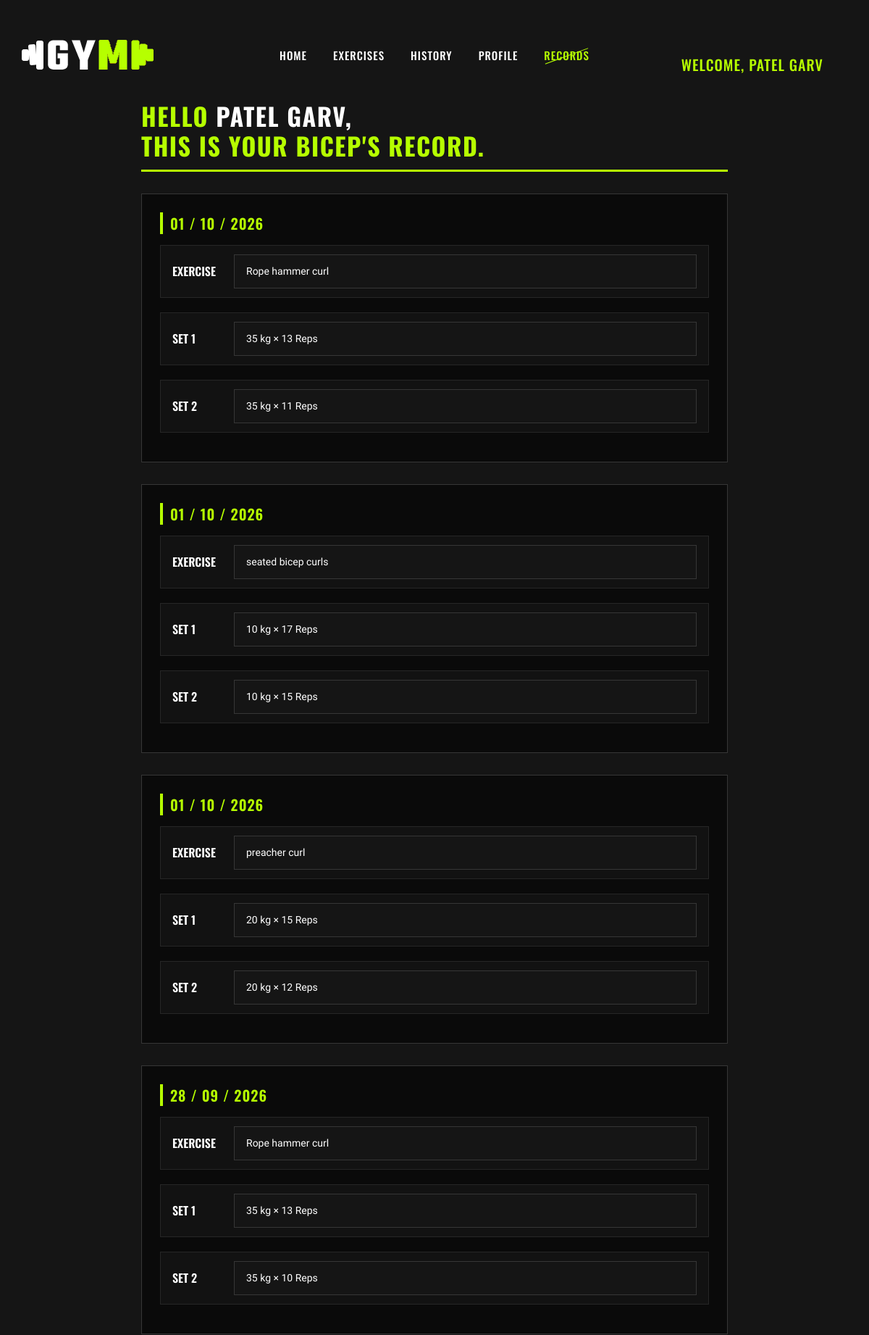
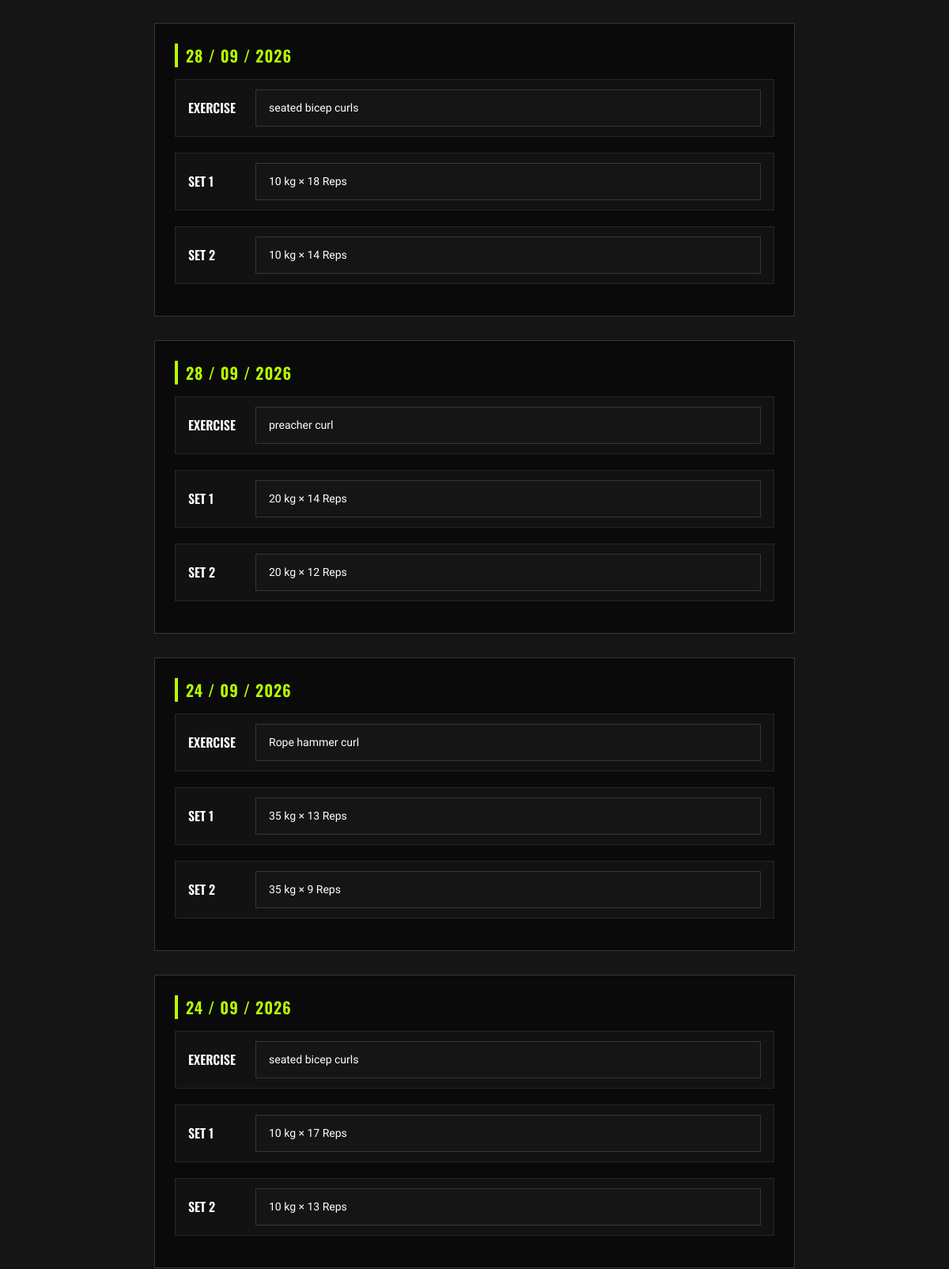
Screenshot of /Biceps/ (signed in, upper part) with the database file from the repository (2 pictures, top to bottom).
### Gym/models.py (models this page shows)
class User(models.Model):
    username = models.CharField(unique=True, max_length=30)
    phone_number = models.CharField(max_length=10)
    email = models.EmailField(max_length=50)
    password = models.CharField(max_length=20)
    joined_date = models.DateField()
    img = models.ImageField()

class Biceps(models.Model):
    username = models.CharField(max_length=30)
    exercise = models.CharField(max_length=20)
    date = models.DateField()
    day = models.CharField(max_length=15)
    set_1 = models.CharField(max_length=20, default=0)
    set_2 = models.CharField(max_length=20, default=0)

### Gym/views.py (the view)
# urls.py: path('Biceps/', views.Biceps_, name="Biceps"),
def Biceps_(request):
    user_id = get_user_id(request)
    try:
        user = User.objects.get(id=user_id)
        print("\033[38;2;182;255;0m" + f"{user.username} Just See Biceps Records" + "\033[0m")
    except User.DoesNotExist:
        return render(request, "index.html", {"error": "User not found"})
    Biceps_Data = Biceps.objects.filter(username = user.username).order_by('-date', '-id')
    context = {
        "records": Biceps_Data,
        "User": user
    }
    return render(request, "Biceps.html", context)

### Gym/views.py (called while the page is built)
def get_user_id(request):
    user_id = request.session.get('user_id')
    return user_id

### Gym/templates/Biceps.html (shortened to what this page needs)
<!DOCTYPE html>
<html lang="en">
<head>
    <link rel="stylesheet" href="/static/css/bootstrap.min.css" type="text/css">
    <link rel="stylesheet" href="/static/css/font-awesome.min.css" type="text/css">
    <link rel="stylesheet" href="/static/css/flaticon.css" type="text/css">
    <link rel="stylesheet" href="/static/css/owl.carousel.min.css" type="text/css">
    <link rel="stylesheet" href="/static/css/barfiller.css" type="text/css">
    <link rel="stylesheet" href="/static/css/magnific-popup.css" type="text/css">
    <link rel="stylesheet" href="/static/css/slicknav.min.css" type="text/css">
    <link rel="stylesheet" href="/static/css/style.css" type="text/css">
</head>
<body>
    <header class="header-section">
        <div class="container-fluid">
            <div class="row">
                <div class="col-lg-3">
                    <div class="logo">
                        <a href="/index/">
                            <img src="/static/img/logo.png" alt="">
                        </a>
                    </div>
                </div>
                <div class="col-lg-6">
                    <nav class="nav-menu">
                        <ul>
                            <li><a href="/index/">Home</a></li>
                            <li><a href="/exercises/">exercises</a></li>
                            <li><a href="/history/">history</a></li>
                            {% if error %}
                            <li><a href="/signup/">Sign up</a></li>
                            <li><a href="/login/">Sign in</a></li>
                            {% else %}
                            <li><a href="/profile/">Profile</a></li>
                            {% endif %}
                            <li class="active"><a href="#">Records</a>
                            </li>
                        </ul>
                    </nav>
                </div>
                <div class="col-lg-3">
                    <div class="top-option">
                        <div class="nav-menu">
                            {% if error %}
                            <a href="#"></a>
                            {% else %}
                            <ul>
                                <li><a href="#" style="color: #b6ff00; font-size: 20px; margin-bottom: 100px;">Welcome,
                                        {{ User.username }}</a></li>
                            </ul>
                            {% endif %}
                        </div>
                    </div>
                </div>
            </div>
        </div>
    </header>
    <div class="workout">
        <h1>Hello <span>{{ User.username }},</span><br>This is your bicep's Record.</h1>
        {% for exercise in records %}
        <div>
            <div id="exercisesContainer">
                <div class="exercise">
                    <div class="exercise-title">
                        {{ exercise.date|date:'d / m / Y' }}
                    </div>
                    <div class="sets">
                        <div class="set">
                            <strong>
                                Exercise
                            </strong>
                            <input readonly class="weight" value="{{ exercise.exercise }}">
                        </div>
                    </div>
                    <div class="sets">
                        <div class="set">
                            <strong>
                                Set 1
                            </strong>
                            <input class="weight" readonly value="{{ exercise.set_1     }}">
                        </div>
                    </div>
                    <div class="sets">
                        <div class="set">
                            <strong>
                                Set 2
                            </strong>
                            <input class="weight" readonly value="{{ exercise.set_2 }}">
                        </div>
                    </div>
                </div>
            </div>
            {% empty %}
            <p>No records found.</p>
            {% endfor %}
        </div>
    </div>
</body>
</html>

### Gym/static/css/barfiller.css (style rules this page uses)
body { font-family: Arial; }

### Gym/static/css/style.css (style rules this page uses)
html, body { height: 100%; font-family: "Muli", sans-serif; -webkit-font-smoothing: antialiased; font-smoothing: antialiased; }
h1, h2, h3, h4, h5, h6 { margin: 0; color: #111111; font-weight: 400; font-family: "Oswald", sans-serif; }
h1 { font-size: 70px; }
img { max-width: 100%; }
ul, ol { padding: 0; margin: 0; }
.header-section { position: absolute; left: 0; top: 0; width: 100%; padding: 0 15px; padding-top: 55px; z-index: 99; }
.logo a { display: inline-block; }
.nav-menu { text-align: center; }
.nav-menu ul li { list-style: none; display: inline-block; margin-right: 32px; position: relative; z-index: 1; }
.nav-menu ul li:last-child { margin-right: 0; }
.nav-menu ul li.active>a { color: #B6FF00; }
.nav-menu ul li.active>a:after { opacity: 1; }
.nav-menu ul li a { color: #ffffff; display: block; font-size: 15px; font-weight: 500; text-transform: uppercase; letter-spacing: 1px; font-family: "Oswald", sans-serif; padding: 10px 0px; position: relative; -webkit-transition: all 0.3s; -o-transition: all 0.3s; transition: all 0.3s; }
.nav-menu ul li a:after { position: absolute; left: 0; top: 22px; height: 1px; width: 100%; background: #b6ff00; content: ""; -webkit-transform: rotate(-20deg); -ms-transform: rotate(-20deg); transform: rotate(-20deg); opacity: 0; -webkit-transition: all 0.3s; -o-transition: all 0.3s; transition: all 0.3s; }
.top-option { text-align: right; padding: 9px 0; }

### Gym/templates/Biceps.html (style rules this page uses)
body { background-color: #151515; color: #c4c4c4; font-family: "Muli", sans-serif; }
.workout { padding-top: 140px; padding-bottom: 80px; max-width: 850px; margin: 0 auto; padding-left: 20px; padding-right: 20px; box-sizing: border-box; }
.workout h1 { font-family: "Oswald", sans-serif; font-size: 34px; font-weight: 700; color: #b6ff00; text-transform: uppercase; letter-spacing: 1.5px; margin-bottom: 30px; padding-bottom: 12px; border-bottom: 3px solid #b6ff00; }
.workout h1 span { color: #ffffff; }
.exercise { background-color: #0a0a0a; border: 1px solid #363636; padding: 25px 25px 20px 25px; margin-bottom: 30px; position: relative; transition: border-color 0.3s ease; }
.exercise-title { font-family: "Oswald", sans-serif; font-size: 20px; font-weight: 600; color: #b6ff00; text-transform: uppercase; letter-spacing: 1px; margin-bottom: 15px; padding-left: 10px; border-left: 4px solid #b6ff00; }
.exercise-select, .set input { font-family: "Muli", sans-serif; font-size: 14px; color: #ffffff; background-color: #151515; border: 1px solid #363636; padding: 12px 16px; outline: none; transition: all 0.3s ease; }
.sets { margin-bottom: 20px; }
.set { display: flex; align-items: center; gap: 15px; margin-bottom: 12px; background: #121212; padding: 12px 16px; border: 1px solid #262626; transition: border-color 0.25s ease; }
.set strong { font-family: "Oswald", sans-serif; font-size: 16px; font-weight: 600; color: #ffffff; min-width: 70px; text-transform: uppercase; }
.set input { flex: 1; width: 100%; }

### rows the page displays
User: username "PATEL GARV"
Biceps: date "01 / 10 / 2026", exercise "Rope hammer curl", set_1 "35 kg × 13 Reps", set_2 "35 kg × 11 Reps"
Biceps: date "01 / 10 / 2026", exercise "seated bicep curls", set_1 "10 kg × 17 Reps", set_2 "10 kg × 15 Reps"
Biceps: date "01 / 10 / 2026", exercise "preacher curl", set_1 "20 kg × 15 Reps", set_2 "20 kg × 12 Reps"
Biceps: date "28 / 09 / 2026", exercise "Rope hammer curl", set_1 "35 kg × 13 Reps", set_2 "35 kg × 10 Reps"
Biceps: date "28 / 09 / 2026", exercise "seated bicep curls", set_1 "10 kg × 18 Reps", set_2 "10 kg × 14 Reps"
Biceps: date "28 / 09 / 2026", exercise "preacher curl", set_1 "20 kg × 14 Reps", set_2 "20 kg × 12 Reps"
Biceps: date "24 / 09 / 2026", exercise "Rope hammer curl", set_1 "35 kg × 13 Reps", set_2 "35 kg × 9 Reps"
Biceps: date "24 / 09 / 2026", exercise "seated bicep curls", set_1 "10 kg × 17 Reps", set_2 "10 kg × 13 Reps"
